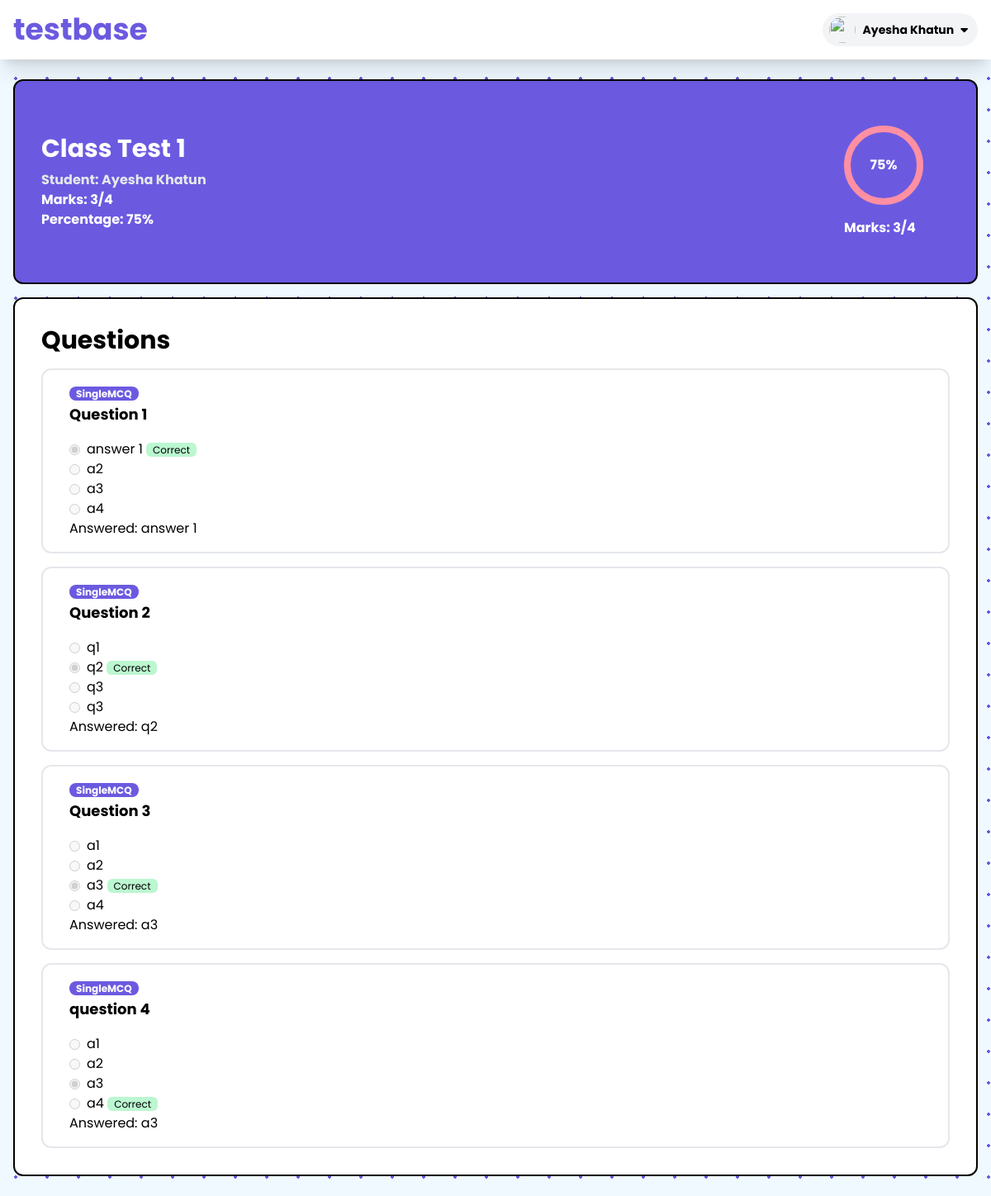
The app's page /home/exam/9/reportcard/4 (signed in), older data.
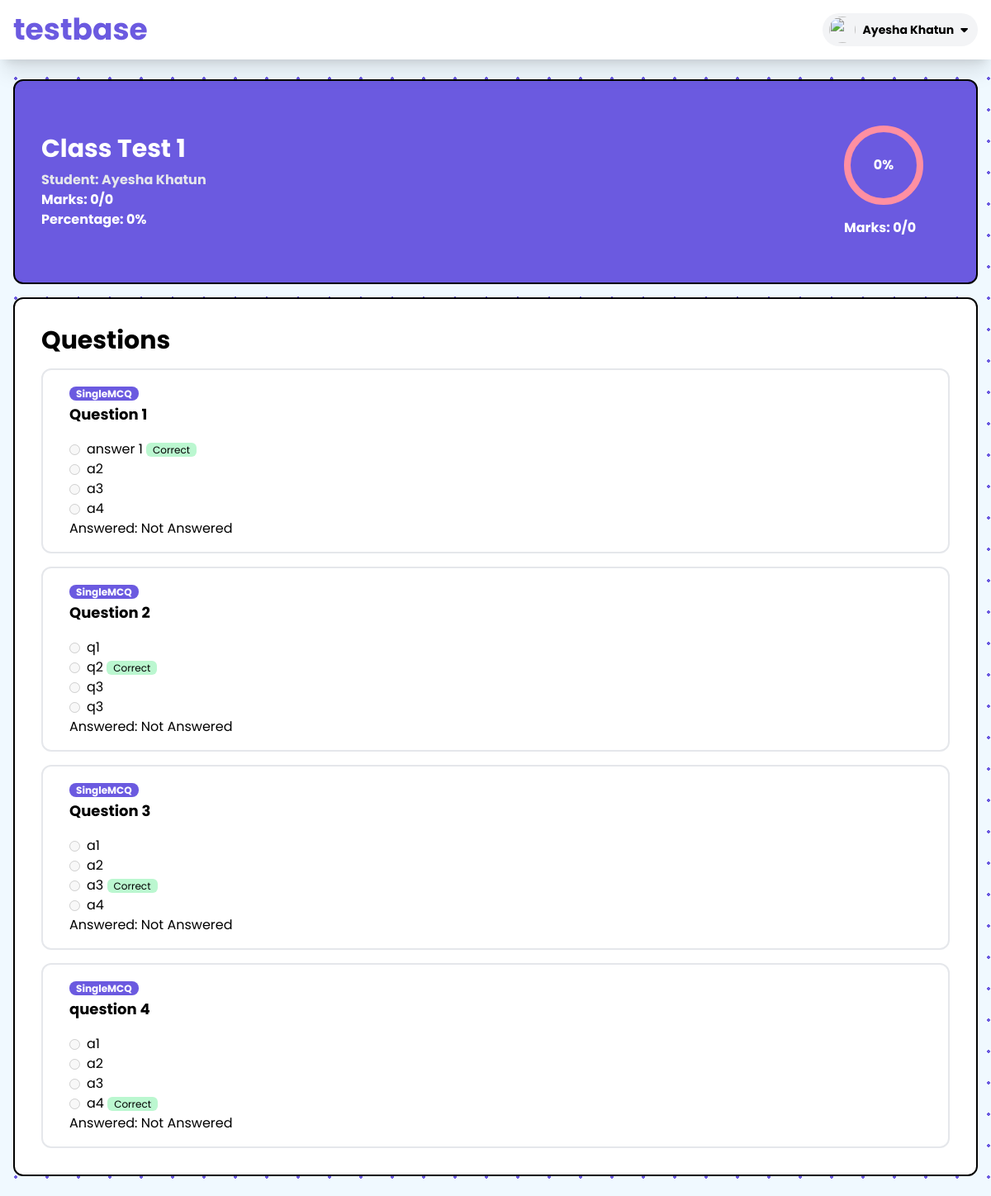
The same page, newer data.
### exam/models.py (models this page shows, shortened)
class AnswerSheet(models.Model):
    STATUS_TYPE = (
        ('NOT_STARTED', 'NOT_STARTED'),
        ('STARTED', 'STARTED'),
        ('SUBMITTED', 'SUBMITTED'),
    )
    exam = models.ForeignKey(Exam, related_name='answer_sheets', on_delete=models.CASCADE)
    student = models.ForeignKey(settings.AUTH_USER_MODEL, related_name='answersheets', on_delete=models.CASCADE)
    status = models.CharField(max_length=100, choices=STATUS_TYPE, default='NOT_STARTED')
    mark = models.IntegerField(default=0, null=True, blank=True)
    total_marks = models.IntegerField(default=0, null=True, blank=True)
    percentage = models.IntegerField(default=0, null=True, blank=True)

class Answer(models.Model):
    answersheet = models.ForeignKey(AnswerSheet, related_name='answers', on_delete=models.CASCADE)
    question = models.ForeignKey('Question', related_name='answers', on_delete=models.CASCADE)
    answer = models.TextField()
    is_correct = models.BooleanField(default=False)
    mark = models.IntegerField(default=(1 if is_correct else 0))
    answered = models.BooleanField(default=False)

class Question(models.Model):
    exam = models.ForeignKey(Exam, related_name='questions', on_delete=models.CASCADE)
    QUESTION_TYPE = (
        ('SingleMCQ', 'SingleMCQ'),
        ('MultipleMCQ', 'MultipleMCQ'),
        ('TrueFalse', 'TrueFalse'),
        ('Subjective', 'Subjective'),
    )
    question = models.TextField()
    question_type = models.CharField(max_length=100, choices=QUESTION_TYPE)
    mark = models.IntegerField(default=1)
    options = models.ManyToManyField('Option', related_name='questions', blank=True)

class Option(models.Model):
    option = models.TextField()
    is_correct = models.BooleanField(default=False)

### exam/views.py (the view)
# urls.py: path('exam/<int:exam_id>/reportcard', reportcardView, name='reportcard'),
def reportcardView(request,exam_id, student_id=None):
    if request.user.id == Exam.objects.get(id=exam_id).classes.teacher.id and not student_id:
        exam = Exam.objects.get(id=exam_id)
        if AnswerSheet.objects.filter(student=request.user.id).exists():
            AnswerSheet.objects.filter(student = request.user.id).delete()
        answersheet = AnswerSheet.objects.filter(exam=exam)
        data = {"exam": exam, "answersheet": answersheet}
        return render (request, 'exam/reportcard.html', data)
    elif request.user.id == Exam.objects.get(id=exam_id).classes.teacher.id and student_id:
        student_id = student_id
    else:
        student_id = request.user.id
    student = User.objects.get(id=student_id)
    exam = Exam.objects.get(id=exam_id)
    questions = Question.objects.filter(exam=exam_id)
    if not AnswerSheet.objects.filter(exam=exam, student=student_id).exists():
        AnswerSheet.objects.create(exam=Exam.objects.get(id=exam_id), student=request.user, status="SUBMITTED")
    answersheet = AnswerSheet.objects.get(exam=exam, student=student_id)
    for question in questions:
        if not (Answer.objects.filter(answersheet=answersheet, question=question).exists()):
            Answer.objects.create(answersheet=answersheet, question=question, answer="Not Answered", mark=0, is_correct=False, answered=False)
    answersheet = AnswerSheet.objects.get(exam=exam, student=student_id)
    a = Answer.objects.filter(answersheet=answersheet)
    data = {"exam": exam, "answersheet": answersheet, "answers": a, "student": student}
    return render(request, 'exam/singlereportcard.html', data)

### templates/exam/singlereportcard.html (shortened to what this page needs)
{%extends "exam/base.html" %} {% load static %} {% block content %}
<div class="max-w-7xl mx-auto my-2 p-4">
    <div class="card bg-primary w-full rounded-xl text-white font-bold border-2 border-black flex justify-between items-center">
        <div class="px-8 py-16">
            <h1 class="text-3xl font-bold">{{exam.name}}</h1>
            <p class="text-md mt-1 text-gray-200">
                Student: {{student.first_name}} {{student.last_name}}
            </p>
            <p>
                Marks: {{answersheet.mark}}/{{answersheet.total_marks}}
            </p>
            <p>
                Percentage: {{answersheet.percentage}}%
            </p>
        </div>
        <div class="pr-16">
            <div class="mb-4 h-24 w-24 rounded-full border-8 border-tertiary flex flex-col items-center justify-center font-bold">
                <span>{{answersheet.percentage}}%</span>
            </div>
            <span>
                Marks: {{answersheet.mark}}/{{answersheet.total_marks}}
            </span>
        </div>
    </div>
    <div>
        <div class="card bg-white w-full rounded-xl mt-4 border-2 border-black">
            <div class="p-8">
                <div class="flex justify-between items-center">
                    <h1 class="text-3xl font-bold">Questions</h1>
                </div>
                <div class="mt-4">
                    {% for answer in answers %}
                    <div class="card bg-white w-full rounded-xl mt-4 border-2">
                        <div class="px-8 py-4">
                            <span class="mb-1 bg-primary text-white font-bold rounded-lg px-2 text-xs" id="qtype{{question.id}}">{{answer.question.question_type}}</span>
                            <div class="flex justify-start gap-8">
                                <h1 id="q{{question.id}}" class="text-lg font-bold prose prose-slate">{{answer.question.question | safe}}</h1>
                            </div>
                            <div class="mt-4">
                                <div class="flex flex-col">
                                    {% for option in answer.question.options.all %}
                                    <div class="flex items-center">
                                        {% if option.option == answer.answer %}
                                        <input
                                            type="radio"
                                            id="answer"
                                            class="mr-2 text-primary"
                                            disabled
                                            checked
                                        />
                                        {% else %}
                                        <input
                                            type="radio"
                                            id="answer"
                                            class="mr-2 text-primary"
                                            disabled
                                        />
                                        {% endif %}
                                        <label for="answer1"
                                            > <span class="{{question.id}}answer">{{option.option}}</span>
                                            {% if option.is_correct %}
                                            <span id="" class="text-xs px-2 rounded-md bg-green-200">Correct</span>
                                            {% endif %}
                                            </label
                                        >
                                    </div>
                                    {% endfor %}
                                    <p>Answered: {{answer.answer}}</p>
                                </div>
                            </div>
                        </div>
                    </div>
                        {% endfor %}
                </div>
            </div>
        </div>
    </div>
    </div>
    {%endblock%}

Row changes from the older to the newer data that the page shows:
removed AnswerSheet: mark "3", total_marks "4", percentage "75"
removed Answer: question.question_type "SingleMCQ", question.question "Question 1", answer "answer 1", Option (option "answer 1", is_correct "Correct"), Option (option "a2"), Option (option "a3"), Option (option "a4")
removed Answer: question.question_type "SingleMCQ", question.question "Question 2", answer "q2", Option (option "q1"), Option (option "q2", is_correct "Correct"), Option (option "q3"), Option (option "q3")
removed Answer: question.question_type "SingleMCQ", question.question "Question 3", answer "a3", Option (option "a1"), Option (option "a2"), Option (option "a3", is_correct "Correct"), Option (option "a4")
removed Answer: question.question_type "SingleMCQ", question.question "question 4", answer "a3", Option (option "a1"), Option (option "a2"), Option (option "a3"), Option (option "a4", is_correct "Correct")
added AnswerSheet: mark "0", total_marks "0", percentage "0"
added Answer: question.question_type "SingleMCQ", question.question "Question 1", answer "Not Answered", Option (option "answer 1", is_correct "Correct"), Option (option "a2"), Option (option "a3"), Option (option "a4")
added Answer: question.question_type "SingleMCQ", question.question "Question 2", answer "Not Answered", Option (option "q1"), Option (option "q2", is_correct "Correct"), Option (option "q3"), Option (option "q3")
added Answer: question.question_type "SingleMCQ", question.question "Question 3", answer "Not Answered", Option (option "a1"), Option (option "a2"), Option (option "a3", is_correct "Correct"), Option (option "a4")
added Answer: question.question_type "SingleMCQ", question.question "question 4", answer "Not Answered", Option (option "a1"), Option (option "a2"), Option (option "a3"), Option (option "a4", is_correct "Correct")
